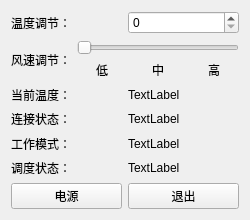
<?xml version="1.0" encoding="UTF-8"?>
<ui version="4.0">
 <class>MainWindow</class>
 <widget class="QMainWindow" name="MainWindow">
  <property name="geometry">
   <rect>
    <x>0</x>
    <y>0</y>
    <width>250</width>
    <height>220</height>
   </rect>
  </property>
  <property name="minimumSize">
   <size>
    <width>250</width>
    <height>220</height>
   </size>
  </property>
  <property name="maximumSize">
   <size>
    <width>250</width>
    <height>220</height>
   </size>
  </property>
  <property name="windowTitle">
   <string>SubMachine</string>
  </property>
  <widget class="QWidget" name="centralWidget">
   <layout class="QGridLayout" name="gridLayout">
    <item row="0" column="0">
     <layout class="QHBoxLayout" name="horizontalLayout_7">
      <item>
       <layout class="QVBoxLayout" name="verticalLayout_2">
        <item>
         <layout class="QHBoxLayout" name="horizontalLayout">
          <item>
           <widget class="QLabel" name="label">
            <property name="text">
             <string>温度调节：</string>
            </property>
           </widget>
          </item>
          <item>
           <widget class="QSpinBox" name="tem_adj">
            <property name="enabled">
             <bool>true</bool>
            </property>
            <property name="readOnly">
             <bool>false</bool>
            </property>
            <property name="keyboardTracking">
             <bool>true</bool>
            </property>
           </widget>
          </item>
         </layout>
        </item>
        <item>
         <layout class="QHBoxLayout" name="horizontalLayout_6">
          <item>
           <widget class="QLabel" name="label_2">
            <property name="text">
             <string>风速调节：</string>
            </property>
           </widget>
          </item>
          <item>
           <layout class="QVBoxLayout" name="verticalLayout">
            <item>
             <widget class="QSlider" name="wind_speed_adj">
              <property name="minimum">
               <number>0</number>
              </property>
              <property name="maximum">
               <number>2</number>
              </property>
              <property name="orientation">
               <enum>Qt::Horizontal</enum>
              </property>
             </widget>
            </item>
            <item>
             <layout class="QHBoxLayout" name="horizontalLayout_2">
              <item>
               <widget class="QLabel" name="label_6">
                <property name="text">
                 <string>低</string>
                </property>
                <property name="alignment">
                 <set>Qt::AlignCenter</set>
                </property>
               </widget>
              </item>
              <item>
               <widget class="QLabel" name="label_7">
                <property name="text">
                 <string>中</string>
                </property>
                <property name="alignment">
                 <set>Qt::AlignCenter</set>
                </property>
               </widget>
              </item>
              <item>
               <widget class="QLabel" name="label_8">
                <property name="text">
                 <string>高</string>
                </property>
                <property name="alignment">
                 <set>Qt::AlignCenter</set>
                </property>
               </widget>
              </item>
             </layout>
            </item>
           </layout>
          </item>
         </layout>
        </item>
       </layout>
      </item>
     </layout>
    </item>
    <item row="1" column="0">
     <layout class="QHBoxLayout" name="horizontalLayout_5">
      <item>
       <widget class="QLabel" name="label_5">
        <property name="text">
         <string>当前温度：</string>
        </property>
       </widget>
      </item>
      <item>
       <widget class="QLabel" name="cur_tem">
        <property name="text">
         <string>TextLabel</string>
        </property>
       </widget>
      </item>
     </layout>
    </item>
    <item row="2" column="0">
     <layout class="QHBoxLayout" name="horizontalLayout_9">
      <item>
       <widget class="QLabel" name="label_11">
        <property name="text">
         <string>连接状态：</string>
        </property>
       </widget>
      </item>
      <item>
       <widget class="QLabel" name="link_state">
        <property name="text">
         <string>TextLabel</string>
        </property>
       </widget>
      </item>
     </layout>
    </item>
    <item row="3" column="0">
     <layout class="QHBoxLayout" name="horizontalLayout_3">
      <item>
       <widget class="QLabel" name="label_3">
        <property name="text">
         <string>工作模式：</string>
        </property>
       </widget>
      </item>
      <item>
       <widget class="QLabel" name="mode">
        <property name="text">
         <string>TextLabel</string>
        </property>
       </widget>
      </item>
     </layout>
    </item>
    <item row="4" column="0">
     <layout class="QHBoxLayout" name="horizontalLayout_8">
      <item>
       <widget class="QLabel" name="label_9">
        <property name="text">
         <string>调度状态：</string>
        </property>
       </widget>
      </item>
      <item>
       <widget class="QLabel" name="schedule_state">
        <property name="text">
         <string>TextLabel</string>
        </property>
       </widget>
      </item>
     </layout>
    </item>
    <item row="5" column="0">
     <layout class="QHBoxLayout" name="horizontalLayout_4">
      <item>
       <widget class="QPushButton" name="power">
        <property name="text">
         <string>电源</string>
        </property>
       </widget>
      </item>
      <item>
       <widget class="QPushButton" name="exit">
        <property name="text">
         <string>退出</string>
        </property>
       </widget>
      </item>
     </layout>
    </item>
   </layout>
  </widget>
 </widget>
 <layoutdefault spacing="6" margin="11"/>
 <resources/>
 <connections>
  <connection>
   <sender>exit</sender>
   <signal>clicked()</signal>
   <receiver>MainWindow</receiver>
   <slot>close()</slot>
   <hints>
    <hint type="sourcelabel">
     <x>161</x>
     <y>128</y>
    </hint>
    <hint type="destinationlabel">
     <x>109</x>
     <y>74</y>
    </hint>
   </hints>
  </connection>
 </connections>
</ui>
